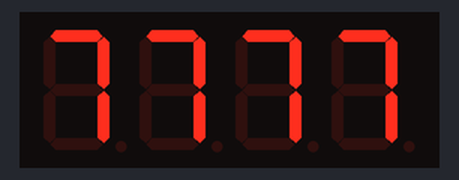
This sketch was run on a simulated Arduino Uno, built with avr-gcc and run on an emulated ATmega328P. On the bench: 4-digit seven-segment display.

Above: at 0.1 s.
At 1.1 s:
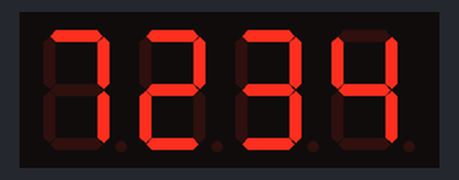
At 2.1 s:
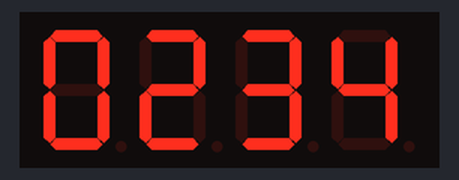
At 3.1 s:
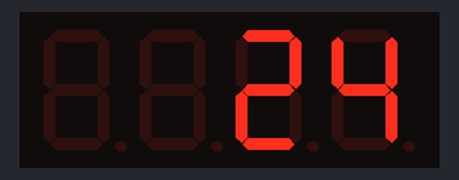

The sketch:

6_FND_showNumberDec.ino
```cpp
#include <TM1637Display.h>

#define CLK 8
#define DIO 9

TM1637Display disp(CLK, DIO);

void setup(){
  //! @param brightness A number from 0 (lowes brightness) to 7 (highest brightness)
  //! @param on Turn display on or off
  //setBrightness(uint8_t brightness, bool on = true)
  disp.setBrightness(0);
}

void loop(){
//  showNumberDec(int num, bool leading_zero = false, uint8_t length = 4, uint8_t pos = 0)
//  both length and pos are from left, diffrent in numbers (1~4), (0~3)
  disp.showNumberDec(7777); // 7777
  delay(1000);
  disp.showNumberDec(234, false, 3, 1); // 7 234
  delay(1000);
  disp.showNumberDec(23, true, 3); // 023 4
  delay(1000);
  disp.showNumberDec(2, false, 3); // 02 2 4
  delay(1000);
}
```

Measured:
- by itself, everything shown: repeats every 4.1 s, in 4 steps
- what the display in image 1 shows lasts 1.1 s, from 1.0 s to 2.1 s
